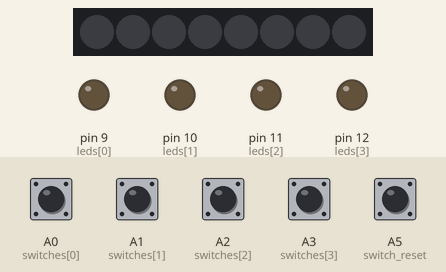
This sketch was run on a simulated Arduino Uno, built with avr-gcc and run on an emulated ATmega328P. Parts: 8 RGB LEDs in strip order, left to right, output pins drawn as LEDs (lit = HIGH). The test bench sets the inputs (shaded band); at power-on: A0 (switches[0]), A1 (switches[1]), A2 (switches[2]), A3 (switches[3]), A5 (switch_reset) HIGH. Dim RGB values are drawn brighter than linear; the strip is taken to match the declared colour order.

Above: at 1.2 s.
1.3 s: A0 (switches[0]) pulled LOW for 0.15 s
At 2.5 s:
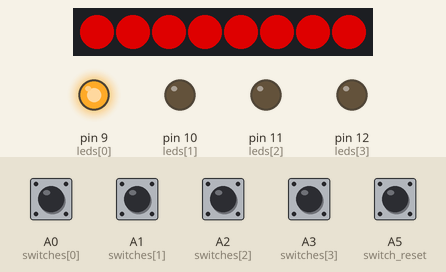
2.9 s: A5 (switch_reset) pulled LOW for 0.15 s
At 3.7 s:
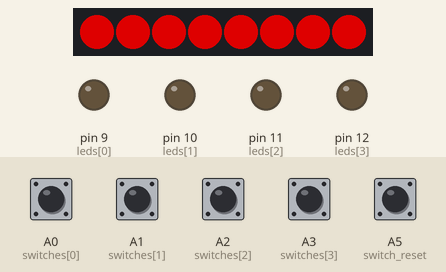
4.5 s: A1 (switches[1]) pulled LOW for 0.15 s
At 4.9 s:
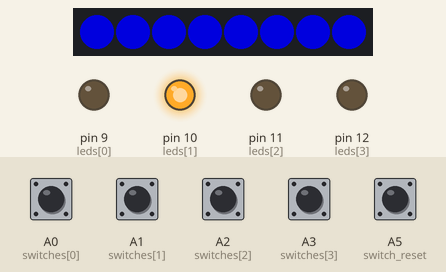
6.1 s: A5 (switch_reset) pulled LOW for 1 s
At 7.4 s:
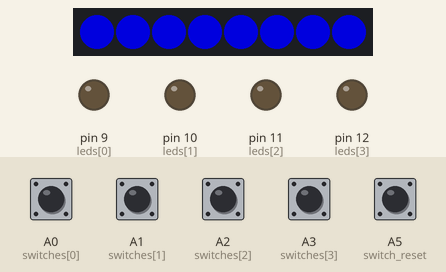
8.6 s: A2 (switches[2]) pulled LOW for 0.15 s
At 9.3 s:
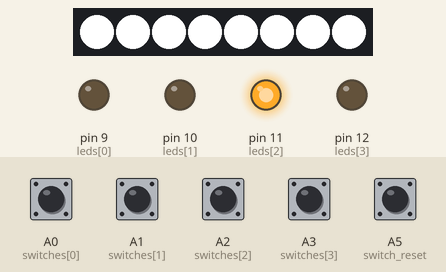
10.2 s: A5 (switch_reset) pulled LOW for 0.15 s
At 10.5 s:
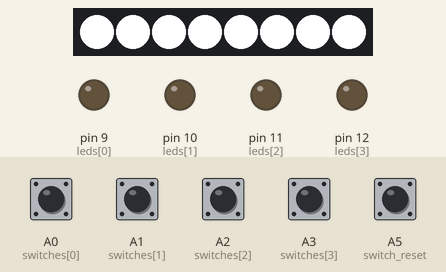
Timing chart, 0 to 12.8 s (numbered marks = the images above; inputs shaded):
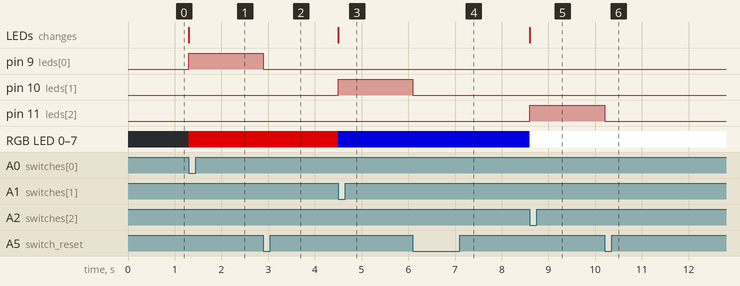

The sketch:

QuizBuzzer.ino
```cpp
#include <Adafruit_NeoPixel.h>

#define PIN        3
#define NUMPIXELS 8

Adafruit_NeoPixel pixels(NUMPIXELS, PIN, NEO_RGBW + NEO_KHZ800);

// Pins for buttons
const unsigned char switches[4] = {A0, A1, A2, A3};

// Pins for LEDs
const unsigned char leds[4] = {9, 10, 11, 12};

// Reset button
const unsigned char switch_reset = A5;

void setup() {
  // Prepare the pins
  pinMode(switch_reset, INPUT_PULLUP);
  for (unsigned char sw=0; sw<4; sw++) {
    pinMode(switches[sw], INPUT_PULLUP);
    pinMode(leds[sw], OUTPUT);
    digitalWrite(leds[sw], LOW);
  }
    pixels.begin();
    pixels.clear();
}


void neoRed() {
  pixels.fill(pixels.Color(0, 255, 0));
  pixels.show();

}

void neoGreen() {
  pixels.fill(pixels.Color(255, 0, 0));
  pixels.show();


}

void neoWhite() {
  pixels.fill(pixels.Color(255, 255, 255, 255));
  pixels.show();


}

void neoBlue() {
  pixels.fill(pixels.Color(0, 0, 255));
  pixels.show();


}

void lightNeo(int pin) {
  if (pin == 0) {
    neoGreen();
  }
  if (pin == 1) {
    neoBlue();
  }
  if (pin == 2) {
    neoWhite();
  }
  if (pin == 3) {
    neoRed();
  }
}

// Main loop
void loop() {
  pixels.setBrightness(155);
  // Check all 4 switches
  for (unsigned char sw=0; sw<4; sw++) {

    // Is it pressed?
    if (digitalRead(switches[sw]) == LOW) {   // low

      // Turn on its LED
      digitalWrite(leds[sw], HIGH);

      // Set the NeoPixel To the right color
      lightNeo(sw);

      // Wait for the reset button
      while (digitalRead(switch_reset) == HIGH) {};

      // Turn off the LED
      digitalWrite(leds[sw], LOW);
      pixels.fill(pixels.Color(0, 0, 0));
      // Stop!
      break;
    }
  }
}
```

Measured:
- after the input at 1.3 s, pin 9 (leds[0]): LOW → HIGH at once; RGB LED 0–7: off → RGB(155, 0, 0) at once; the LEDs: change at once (image 1)
- after the input at 2.9 s, pin 9 (leds[0]): HIGH → LOW at once
- after the input at 4.5 s, pin 10 (leds[1]): LOW → HIGH at once; RGB LED 0–7: RGB(155, 0, 0) → RGB(0, 0, 155) at once; the LEDs: change at once (image 3)
- after the input at 6.1 s, pin 10 (leds[1]): HIGH → LOW at once
- after the input at 8.6 s, pin 11 (leds[2]): LOW → HIGH at once; RGB LED 0–7: RGB(0, 0, 155) → RGB(255, 255, 255) at once; the LEDs: change at once (image 5)
- after the input at 10.2 s, pin 11 (leds[2]): HIGH → LOW at once
